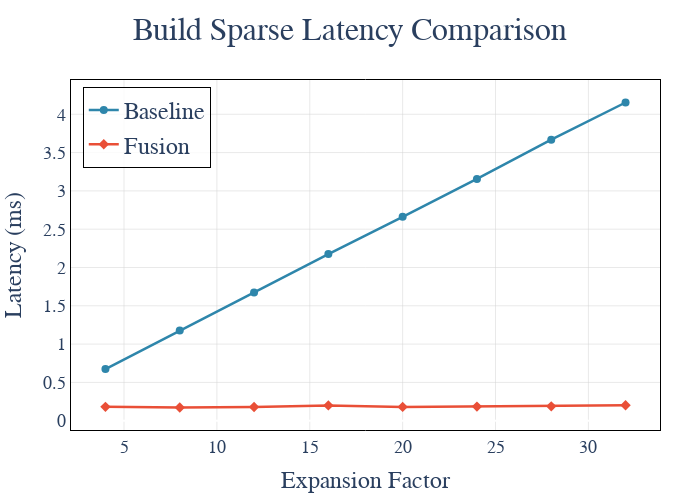

Notebook cell for this chart:
### Code cell
import plotly.graph_objects as go
from plotly.subplots import make_subplots

# MLSys style configuration
mlsys_colors = {
    'baseline': '#2E86AB',  # 深蓝色
    'sparse': '#E94F37',    # 红色
}

# 创建图表
fig = go.Figure()

expansion_factors = list(expansion_factor_list)

# 添加baseline曲线
fig.add_trace(go.Scatter(
    x=expansion_factors,
    y=time_base,
    mode='lines+markers',
    name='Baseline',
    line=dict(color=mlsys_colors['baseline'], width=2.5),
    marker=dict(size=8, symbol='circle'),
))

# 添加sparse曲线
fig.add_trace(go.Scatter(
    x=expansion_factors,
    y=time_fusion,
    mode='lines+markers',
    name='Fusion',
    line=dict(color=mlsys_colors['sparse'], width=2.5),
    marker=dict(size=8, symbol='diamond'),
))

# MLSys风格布局
fig.update_layout(
    title=dict(
        text=f'Build Sparse Latency Comparison',
        font=dict(size=32, family='Times New Roman'),
        x=0.5,
    ),
    xaxis=dict(
        title=dict(text='Expansion Factor', font=dict(size=24, family='Times New Roman')),
        tickfont=dict(size=18, family='Times New Roman'),
        gridcolor='lightgray',
        gridwidth=0.5,
        showline=True,
        linewidth=1,
        linecolor='black',
        mirror=True,
    ),
    yaxis=dict(
        title=dict(text='Latency (ms)', font=dict(size=24, family='Times New Roman')),
        tickfont=dict(size=18, family='Times New Roman'),
        gridcolor='lightgray',
        gridwidth=0.5,
        showline=True,
        linewidth=1,
        linecolor='black',
        mirror=True,
    ),
    legend=dict(
        x=0.02,
        y=0.98,
        bgcolor='rgba(255,255,255,0.8)',
        bordercolor='black',
        borderwidth=1,
        font=dict(size=24, family='Times New Roman'),
    ),
    plot_bgcolor='white',
    paper_bgcolor='white',
    width=700,
    height=500,
    margin=dict(l=60, r=40, t=80, b=60),
)

fig.show()
fig.write_image(
    "/Users/jxwang/Programs/sii-courses/ai-system-25/course_project/result/kernel_fusion/build_sparse_latency_comparison.pdf", 
    format="pdf",
)

### Figure 1 — Plotly figure (JSON) as saved in the notebook; plotly's stock layout.template omitted (floating-point values rounded to 4 significant figures)
{"data": [{"line": {"color": "#2E86AB", "width": 2.5}, "marker": {"size": 8, "symbol": "circle"}, "mode": "lines+markers", "name": "Baseline", "type": "scatter", "x": [4, 8, 12, 16, 20, 24, 28, 32], "y": [0.6744, 1.177, 1.672, 2.176, 2.661, 3.156, 3.668, 4.154]}, {"line": {"color": "#E94F37", "width": 2.5}, "marker": {"size": 8, "symbol": "diamond"}, "mode": "lines+markers", "name": "Fusion", "type": "scatter", "x": [4, 8, 12, 16, 20, 24, 28, 32], "y": [0.1811, 0.1724, 0.1784, 0.2, 0.1804, 0.1841, 0.1878, 0.2009]}], "layout": {"height": 500, "legend": {"bgcolor": "rgba(255,255,255,0.8)", "bordercolor": "black", "borderwidth": 1, "font": {"family": "Times New Roman", "size": 24}, "x": 0.02, "y": 0.98}, "margin": {"b": 60, "l": 60, "r": 40, "t": 80}, "paper_bgcolor": "white", "plot_bgcolor": "white", "title": {"font": {"family": "Times New Roman", "size": 32}, "text": "Build Sparse Latency Comparison", "x": 0.5}, "width": 700, "xaxis": {"gridcolor": "lightgray", "gridwidth": 0.5, "linecolor": "black", "linewidth": 1, "mirror": true, "showline": true, "tickfont": {"family": "Times New Roman", "size": 18}, "title": {"font": {"family": "Times New Roman", "size": 24}, "text": "Expansion Factor"}}, "yaxis": {"gridcolor": "lightgray", "gridwidth": 0.5, "linecolor": "black", "linewidth": 1, "mirror": true, "showline": true, "tickfont": {"family": "Times New Roman", "size": 18}, "title": {"font": {"family": "Times New Roman", "size": 24}, "text": "Latency (ms)"}}}}
